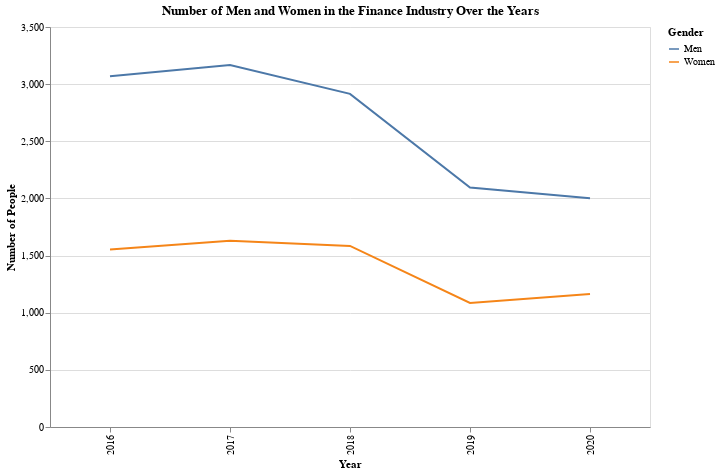

The notebook cell saved with this chart:
### Code cell
alt.Chart(filtered_df).mark_line().encode(
    x = alt.X('REF_DATE:O', axis=alt.Axis(title='Year')),
    y = alt.Y('VALUE:Q', axis=alt.Axis(title='Number of People')),
    color = 'Gender:N',
    tooltip = ['Gender:N', 'VALUE:Q']
).properties(
    title='Number of Men and Women in the {} Industry Over the Years'.format(industry),
    width=600,
    height=400
)

### Figure 1 — Vega-Lite specification as saved in the notebook (floating-point values rounded to 4 significant figures)
{"config": {"view": {"continuousWidth": 300, "continuousHeight": 300}}, "data": {"name": "data-d31d5176ba74ee524aa90e23a34cc527"}, "mark": {"type": "line"}, "encoding": {"color": {"field": "Gender", "type": "nominal"}, "tooltip": [{"field": "Gender", "type": "nominal"}, {"field": "VALUE", "type": "quantitative"}], "x": {"axis": {"title": "Year"}, "field": "REF_DATE", "type": "ordinal"}, "y": {"axis": {"title": "Number of People"}, "field": "VALUE", "type": "quantitative"}}, "height": 400, "title": "Number of Men and Women in the Finance Industry Over the Years", "width": 600, "$schema": "https://vega.github.io/schema/vega-lite/v5.15.1.json", "datasets": {"data-d31d5176ba74ee524aa90e23a34cc527": [{"REF_DATE": 2016, "Gender": "Women", "Industry": "Finance", "VALUE": 1553.0}, {"REF_DATE": 2016, "Gender": "Men", "Industry": "Finance", "VALUE": 3069.0}, {"REF_DATE": 2017, "Gender": "Women", "Industry": "Finance", "VALUE": 1630.0}, {"REF_DATE": 2017, "Gender": "Men", "Industry": "Finance", "VALUE": 3168.0}, {"REF_DATE": 2018, "Gender": "Women", "Industry": "Finance", "VALUE": 1584.0}, {"REF_DATE": 2018, "Gender": "Men", "Industry": "Finance", "VALUE": 2915.0}, {"REF_DATE": 2019, "Gender": "Women", "Industry": "Finance", "VALUE": 1085.0}, {"REF_DATE": 2019, "Gender": "Men", "Industry": "Finance", "VALUE": 2095.0}, {"REF_DATE": 2020, "Gender": "Women", "Industry": "Finance", "VALUE": 1163.0}, {"REF_DATE": 2020, "Gender": "Men", "Industry": "Finance", "VALUE": 2001.0}]}}
